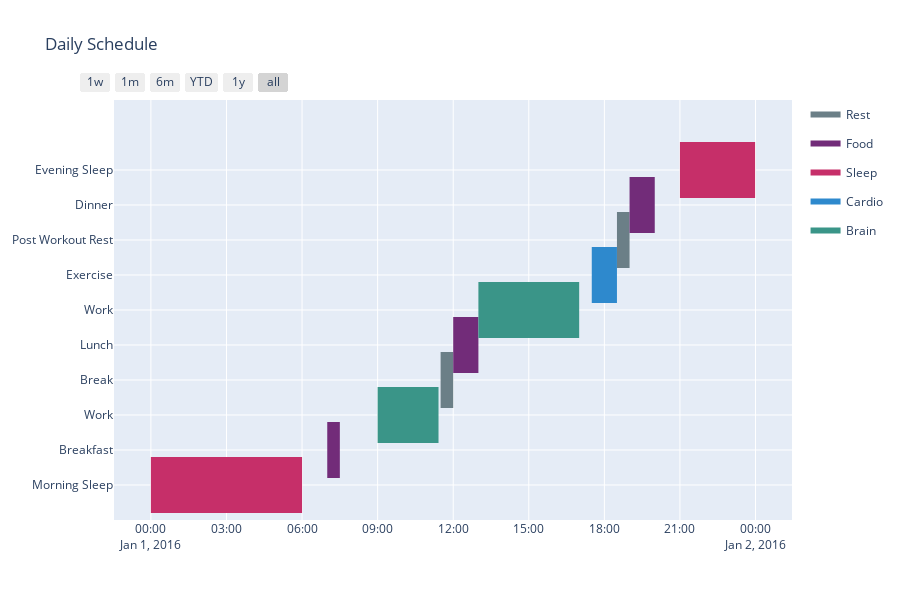

This figure's notebook cell:
### Markdown cell above
<h4 id="Using-Hours-and-Minutes-in-Times">Using Hours and Minutes in Times<a class="anchor-link" href="#Using-Hours-and-Minutes-in-Times">¶</a></h4>

### Code cell
import plotly.figure_factory as ff

df = [
    dict(Task='Morning Sleep', Start='2016-01-01', Finish='2016-01-01 6:00:00', Resource='Sleep'),
    dict(Task='Breakfast', Start='2016-01-01 7:00:00', Finish='2016-01-01 7:30:00', Resource='Food'),
    dict(Task='Work', Start='2016-01-01 9:00:00', Finish='2016-01-01 11:25:00', Resource='Brain'),
    dict(Task='Break', Start='2016-01-01 11:30:00', Finish='2016-01-01 12:00:00', Resource='Rest'),
    dict(Task='Lunch', Start='2016-01-01 12:00:00', Finish='2016-01-01 13:00:00', Resource='Food'),
    dict(Task='Work', Start='2016-01-01 13:00:00', Finish='2016-01-01 17:00:00', Resource='Brain'),
    dict(Task='Exercise', Start='2016-01-01 17:30:00', Finish='2016-01-01 18:30:00', Resource='Cardio'),
    dict(Task='Post Workout Rest', Start='2016-01-01 18:30:00', Finish='2016-01-01 19:00:00', Resource='Rest'),
    dict(Task='Dinner', Start='2016-01-01 19:00:00', Finish='2016-01-01 20:00:00', Resource='Food'),
    dict(Task='Evening Sleep', Start='2016-01-01 21:00:00', Finish='2016-01-01 23:59:00', Resource='Sleep')
]

colors = dict(Cardio = 'rgb(46, 137, 205)',
              Food = 'rgb(114, 44, 121)',
              Sleep = 'rgb(198, 47, 105)',
              Brain = 'rgb(58, 149, 136)',
              Rest = 'rgb(107, 127, 135)')

fig = ff.create_gantt(df, colors=colors, index_col='Resource', title='Daily Schedule',
                      show_colorbar=True, bar_width=0.8, showgrid_x=True, showgrid_y=True)
fig.show()

### Figure 1 — Plotly figure (JSON) as saved in the notebook; plotly's stock layout.template omitted (floating-point values rounded to 4 significant figures)
{"data": [{"fill": "toself", "fillcolor": "rgb(107, 127, 135)", "hoverinfo": "name", "legendgroup": "rgb(107, 127, 135)", "mode": "none", "name": "Rest", "type": "scatter", "x": ["2016-01-01 11:30:00", "2016-01-01 12:00:00", "2016-01-01 12:00:00", "2016-01-01 11:30:00", "2016-01-01 11:30:00", "2016-01-01 18:30:00", "2016-01-01 19:00:00", "2016-01-01 19:00:00", "2016-01-01 18:30:00"], "y": [2.2, 2.2, 3.8, 3.8, null, 6.2, 6.2, 7.8, 7.8]}, {"fill": "toself", "fillcolor": "rgb(114, 44, 121)", "hoverinfo": "name", "legendgroup": "rgb(114, 44, 121)", "mode": "none", "name": "Food", "type": "scatter", "x": ["2016-01-01 7:00:00", "2016-01-01 7:30:00", "2016-01-01 7:30:00", "2016-01-01 7:00:00", "2016-01-01 7:00:00", "2016-01-01 12:00:00", "2016-01-01 13:00:00", "2016-01-01 13:00:00", "2016-01-01 12:00:00", "2016-01-01 12:00:00", "2016-01-01 19:00:00", "2016-01-01 20:00:00", "2016-01-01 20:00:00", "2016-01-01 19:00:00"], "y": [0.2, 0.2, 1.8, 1.8, null, 3.2, 3.2, 4.8, 4.8, null, 7.2, 7.2, 8.8, 8.8]}, {"fill": "toself", "fillcolor": "rgb(198, 47, 105)", "hoverinfo": "name", "legendgroup": "rgb(198, 47, 105)", "mode": "none", "name": "Sleep", "type": "scatter", "x": ["2016-01-01", "2016-01-01 6:00:00", "2016-01-01 6:00:00", "2016-01-01", "2016-01-01", "2016-01-01 21:00:00", "2016-01-01 23:59:00", "2016-01-01 23:59:00", "2016-01-01 21:00:00"], "y": [-0.8, -0.8, 0.8, 0.8, null, 8.2, 8.2, 9.8, 9.8]}, {"fill": "toself", "fillcolor": "rgb(46, 137, 205)", "hoverinfo": "name", "legendgroup": "rgb(46, 137, 205)", "mode": "none", "name": "Cardio", "type": "scatter", "x": ["2016-01-01 17:30:00", "2016-01-01 18:30:00", "2016-01-01 18:30:00", "2016-01-01 17:30:00"], "y": [5.2, 5.2, 6.8, 6.8]}, {"fill": "toself", "fillcolor": "rgb(58, 149, 136)", "hoverinfo": "name", "legendgroup": "rgb(58, 149, 136)", "mode": "none", "name": "Brain", "type": "scatter", "x": ["2016-01-01 9:00:00", "2016-01-01 11:25:00", "2016-01-01 11:25:00", "2016-01-01 9:00:00", "2016-01-01 9:00:00", "2016-01-01 13:00:00", "2016-01-01 17:00:00", "2016-01-01 17:00:00", "2016-01-01 13:00:00"], "y": [1.2, 1.2, 2.8, 2.8, null, 4.2, 4.2, 5.8, 5.8]}, {"legendgroup": "rgb(107, 127, 135)", "marker": {"color": "rgb(107, 127, 135)", "opacity": 0, "size": 1}, "mode": "markers", "name": "", "showlegend": false, "text": [null, null, null, null], "type": "scatter", "x": ["2016-01-01 11:30:00", "2016-01-01 12:00:00", "2016-01-01 18:30:00", "2016-01-01 19:00:00"], "y": [3, 3, 7, 7]}, {"legendgroup": "rgb(114, 44, 121)", "marker": {"color": "rgb(114, 44, 121)", "opacity": 0, "size": 1}, "mode": "markers", "name": "", "showlegend": false, "text": [null, null, null, null, null, null], "type": "scatter", "x": ["2016-01-01 7:00:00", "2016-01-01 7:30:00", "2016-01-01 12:00:00", "2016-01-01 13:00:00", "2016-01-01 19:00:00", "2016-01-01 20:00:00"], "y": [1, 1, 4, 4, 8, 8]}, {"legendgroup": "rgb(198, 47, 105)", "marker": {"color": "rgb(198, 47, 105)", "opacity": 0, "size": 1}, "mode": "markers", "name": "", "showlegend": false, "text": [null, null, null, null], "type": "scatter", "x": ["2016-01-01", "2016-01-01 6:00:00", "2016-01-01 21:00:00", "2016-01-01 23:59:00"], "y": [0, 0, 9, 9]}, {"legendgroup": "rgb(46, 137, 205)", "marker": {"color": "rgb(46, 137, 205)", "opacity": 0, "size": 1}, "mode": "markers", "name": "", "showlegend": false, "text": [null, null], "type": "scatter", "x": ["2016-01-01 17:30:00", "2016-01-01 18:30:00"], "y": [6, 6]}, {"legendgroup": "rgb(58, 149, 136)", "marker": {"color": "rgb(58, 149, 136)", "opacity": 0, "size": 1}, "mode": "markers", "name": "", "showlegend": false, "text": [null, null, null, null], "type": "scatter", "x": ["2016-01-01 9:00:00", "2016-01-01 11:25:00", "2016-01-01 13:00:00", "2016-01-01 17:00:00"], "y": [2, 2, 5, 5]}], "layout": {"height": 600, "hovermode": "closest", "showlegend": true, "title": {"text": "Daily Schedule"}, "xaxis": {"rangeselector": {"buttons": [{"count": 7, "label": "1w", "step": "day", "stepmode": "backward"}, {"count": 1, "label": "1m", "step": "month", "stepmode": "backward"}, {"count": 6, "label": "6m", "step": "month", "stepmode": "backward"}, {"count": 1, "label": "YTD", "step": "year", "stepmode": "todate"}, {"count": 1, "label": "1y", "step": "year", "stepmode": "backward"}, {"step": "all"}]}, "showgrid": true, "type": "date", "zeroline": false}, "yaxis": {"autorange": false, "range": [-1, 11], "showgrid": true, "ticktext": ["Morning Sleep", "Breakfast", "Work", "Break", "Lunch", "Work", "Exercise", "Post Workout Rest", "Dinner", "Evening Sleep"], "tickvals": [0, 1, 2, 3, 4, 5, 6, 7, 8, 9], "zeroline": false}}}
